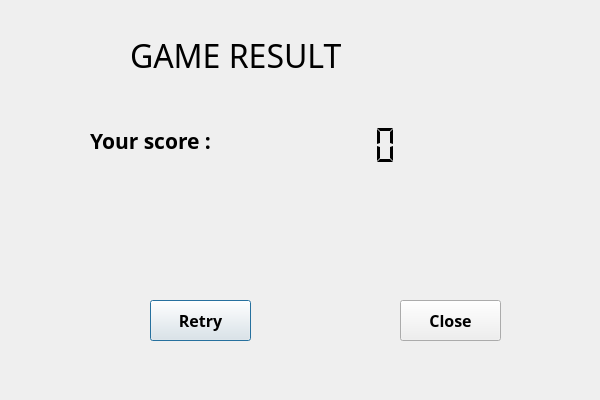
<?xml version="1.0" encoding="UTF-8"?>
<ui version="4.0">
 <class>ResultWindow</class>
 <widget class="QDialog" name="ResultWindow">
  <property name="geometry">
   <rect>
    <x>0</x>
    <y>0</y>
    <width>600</width>
    <height>400</height>
   </rect>
  </property>
  <property name="windowTitle">
   <string>Dialog</string>
  </property>
  <widget class="QLabel" name="label">
   <property name="geometry">
    <rect>
     <x>130</x>
     <y>20</y>
     <width>321</width>
     <height>71</height>
    </rect>
   </property>
   <property name="font">
    <font>
     <family>Castellar</family>
     <pointsize>24</pointsize>
    </font>
   </property>
   <property name="text">
    <string>GAME RESULT</string>
   </property>
  </widget>
  <widget class="QLabel" name="label_2">
   <property name="geometry">
    <rect>
     <x>90</x>
     <y>110</y>
     <width>161</width>
     <height>61</height>
    </rect>
   </property>
   <property name="font">
    <font>
     <family>Andalus</family>
     <pointsize>16</pointsize>
     <weight>75</weight>
     <bold>true</bold>
    </font>
   </property>
   <property name="text">
    <string>Your score :</string>
   </property>
  </widget>
  <widget class="QLCDNumber" name="lcdNumber">
   <property name="geometry">
    <rect>
     <x>290</x>
     <y>120</y>
     <width>111</width>
     <height>51</height>
    </rect>
   </property>
   <property name="font">
    <font>
     <weight>75</weight>
     <bold>true</bold>
     <kerning>true</kerning>
    </font>
   </property>
   <property name="cursor">
    <cursorShape>ArrowCursor</cursorShape>
   </property>
   <property name="frameShape">
    <enum>QFrame::NoFrame</enum>
   </property>
   <property name="frameShadow">
    <enum>QFrame::Plain</enum>
   </property>
   <property name="segmentStyle">
    <enum>QLCDNumber::Flat</enum>
   </property>
  </widget>
  <widget class="QPushButton" name="retry">
   <property name="geometry">
    <rect>
     <x>150</x>
     <y>300</y>
     <width>101</width>
     <height>41</height>
    </rect>
   </property>
   <property name="font">
    <font>
     <family>Bradley Hand ITC</family>
     <pointsize>12</pointsize>
     <weight>75</weight>
     <bold>true</bold>
    </font>
   </property>
   <property name="cursor">
    <cursorShape>PointingHandCursor</cursorShape>
   </property>
   <property name="text">
    <string>Retry</string>
   </property>
  </widget>
  <widget class="QPushButton" name="close">
   <property name="geometry">
    <rect>
     <x>400</x>
     <y>300</y>
     <width>101</width>
     <height>41</height>
    </rect>
   </property>
   <property name="font">
    <font>
     <family>Bradley Hand ITC</family>
     <pointsize>12</pointsize>
     <weight>75</weight>
     <bold>true</bold>
    </font>
   </property>
   <property name="cursor">
    <cursorShape>ClosedHandCursor</cursorShape>
   </property>
   <property name="text">
    <string>Close</string>
   </property>
  </widget>
  <widget class="QLabel" name="label_3">
   <property name="geometry">
    <rect>
     <x>120</x>
     <y>180</y>
     <width>71</width>
     <height>71</height>
    </rect>
   </property>
   <property name="text">
    <string/>
   </property>
   <property name="pixmap">
    <pixmap resource="res.qrc">:/head.jpg</pixmap>
   </property>
   <property name="scaledContents">
    <bool>true</bool>
   </property>
   <property name="alignment">
    <set>Qt::AlignJustify|Qt::AlignVCenter</set>
   </property>
   <property name="wordWrap">
    <bool>false</bool>
   </property>
   <property name="margin">
    <number>-5</number>
   </property>
  </widget>
  <zorder>label_3</zorder>
  <zorder>label</zorder>
  <zorder>label_2</zorder>
  <zorder>lcdNumber</zorder>
  <zorder>retry</zorder>
  <zorder>close</zorder>
 </widget>
 <resources>
  <include location="res.qrc"/>
 </resources>
 <connections/>
</ui>
